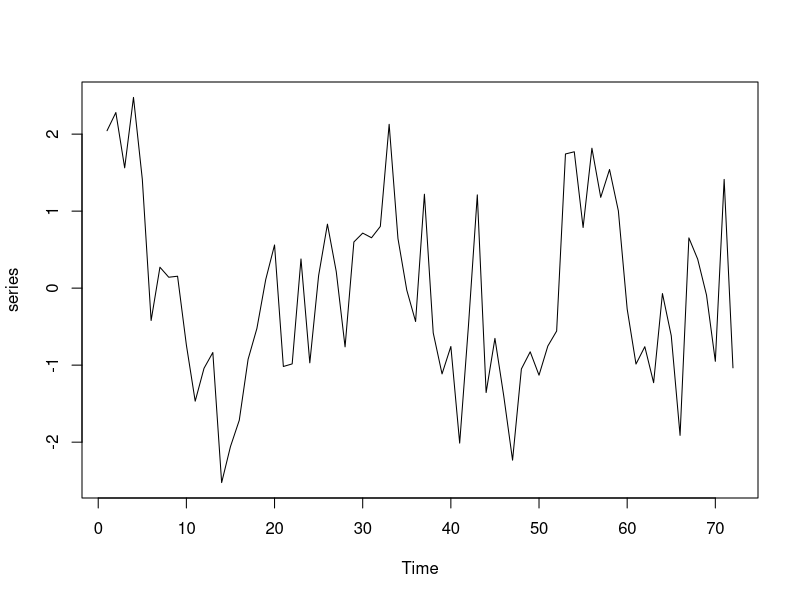
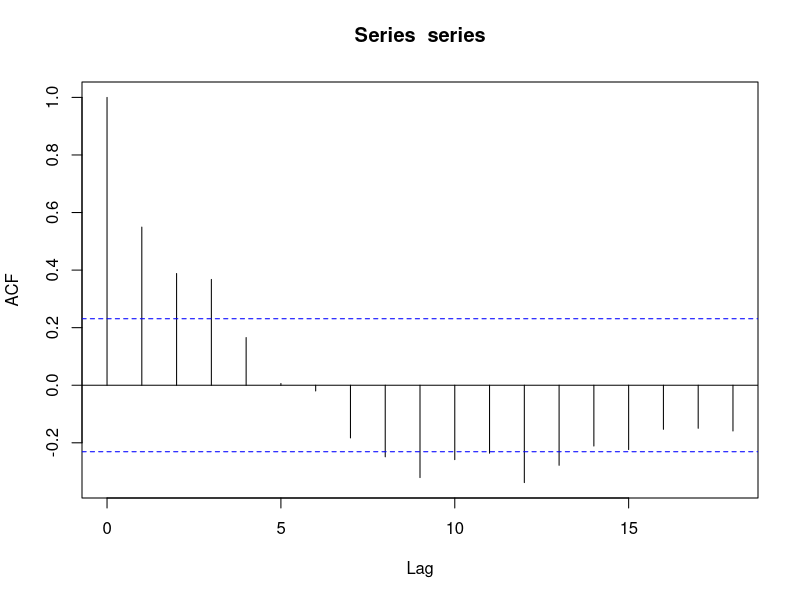
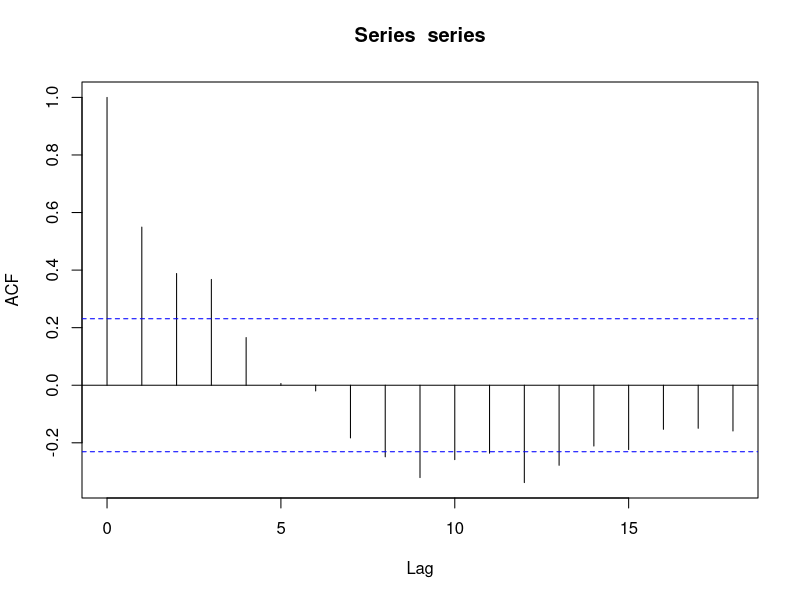
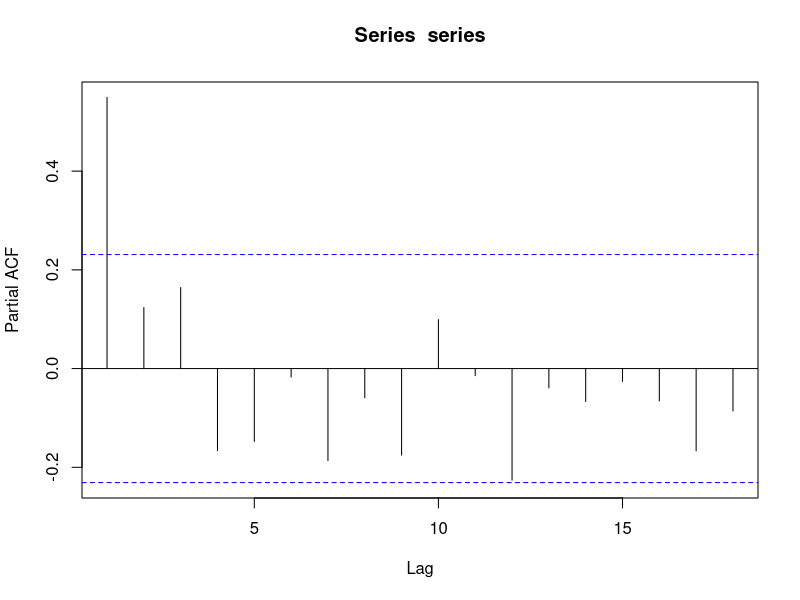
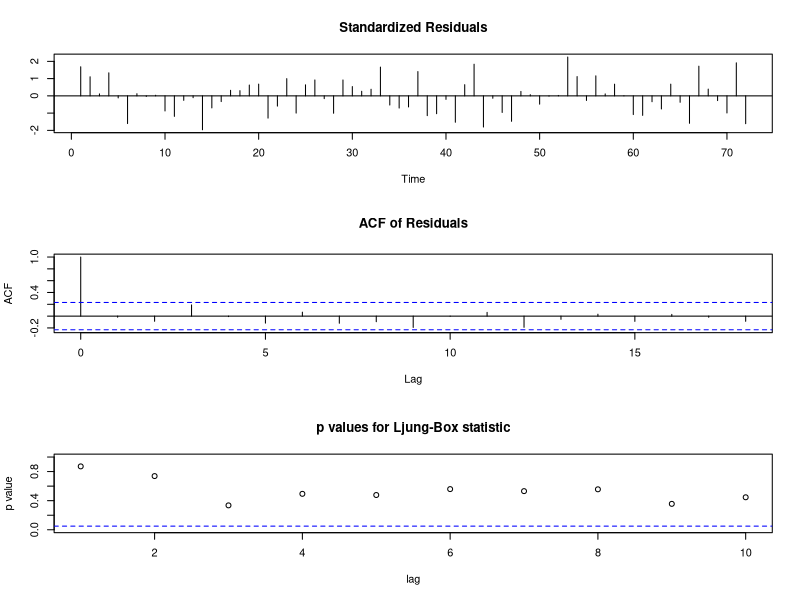

Recreate these plots in R, in order.
setwd("C:/workspace/R/4-1)시계열 분석")

#ARMA(1,1) series with φ=0.7, θ=0.4, and n=72.
set.seed(54321)
series = arima.sim(n=72,list(ar=0.7,ma=-0.4))
head(series)
plot(series)

#method of moments
acf(series)$acf[1:2]
#conditional least squares estimates
arima(series,order=c(1,0,1),method='CSS')
#maximum likelihood estimates
arima(series,order=c(0,0,1),method='ML')

acf(series)
pacf(series)

library(forecast) #arima(p,d,q)
auto.arima(series)
tsdiag(auto.arima(series))
